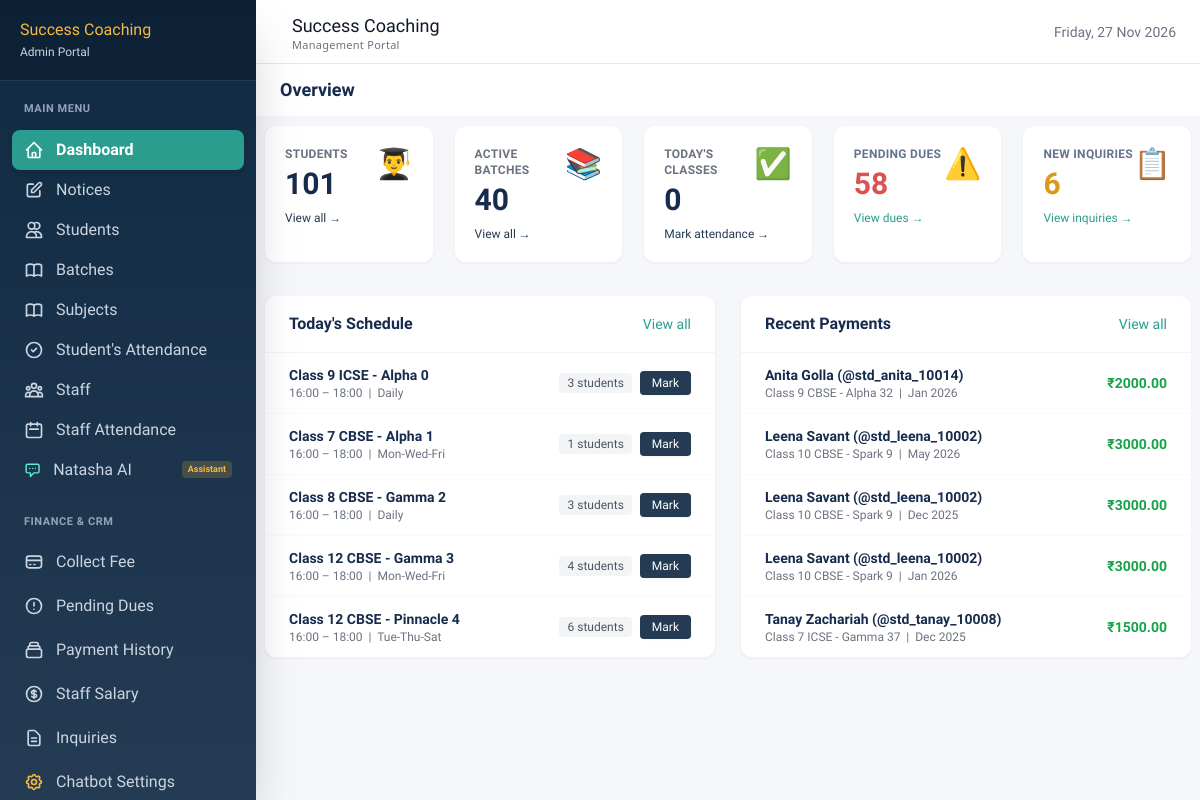
Page /dashboard/ (signed in) on the committed database.
### batches/models.py (models this page shows, shortened)
class Batch(models.Model):
    DAYS_CHOICES = [
        ('MWF', 'Mon-Wed-Fri'),
        ('TTS', 'Tue-Thu-Sat'),
        ('DAILY', 'Daily'),
        ('WEEKEND', 'Weekend'),
    ]
    TIME_SLOT_CHOICES = [
        ('morning', 'Morning (6AM–9AM)'),
        ('afternoon', 'Afternoon (12PM–3PM)'),
        ('evening', 'Evening (4PM–7PM)'),
    ]
    batch_name = models.CharField(max_length=100)
    batch_code = models.CharField(max_length=20, unique=True)
    class_level = models.CharField(max_length=5, choices=[(str(i), f'Class {i}') for i in range(5, 13)])
    board = models.CharField(max_length=10, choices=[('CBSE', 'CBSE'), ('ICSE', 'ICSE'), ('BOTH', 'Both')])
    subjects = models.ManyToManyField(Subject, blank=True)
    teacher = models.ForeignKey('staff.Staff', on_delete=models.SET_NULL, null=True)
    students = models.ManyToManyField('students.Student', blank=True, related_name='batches')
    days = models.CharField(max_length=20, choices=DAYS_CHOICES)
    time_slot = models.CharField(max_length=20, choices=TIME_SLOT_CHOICES)
    start_time = models.TimeField()
    end_time = models.TimeField()
    start_date = models.DateField()
    max_students = models.IntegerField(default=30)
    is_active = models.BooleanField(default=True)
    room_number = models.CharField(max_length=20, blank=True)
    monthly_fee = models.DecimalField(max_digits=8, decimal_places=2)
    @property
    def current_strength(self):
        return self.students.filter(is_active=True).count()

### payments/models.py (models this page shows, shortened)
class Payment(models.Model):
    STATUS_CHOICES = [
        ('paid', 'Paid'),
        ('pending', 'Pending'),
        ('partial', 'Partial'),
        ('waived', 'Waived'),
    ]
    MODE_CHOICES = [
        ('cash', 'Cash'),
        ('upi', 'UPI'),
        ('bank_transfer', 'Bank Transfer'),
        ('cheque', 'Cheque'),
    ]
    student = models.ForeignKey('students.Student', on_delete=models.CASCADE, related_name='payments')
    batch = models.ForeignKey('batches.Batch', on_delete=models.CASCADE)
    month = models.DateField()
    amount_due = models.DecimalField(max_digits=8, decimal_places=2)
    amount_paid = models.DecimalField(max_digits=8, decimal_places=2, default=0)
    status = models.CharField(max_length=10, choices=STATUS_CHOICES, default='pending')
    payment_mode = models.CharField(max_length=20, choices=MODE_CHOICES, blank=True)
    payment_date = models.DateField(null=True, blank=True)
    receipt_number = models.CharField(max_length=50, unique=True, null=True, blank=True)
    collected_by = models.ForeignKey(settings.AUTH_USER_MODEL, on_delete=models.SET_NULL, null=True)
    remarks = models.TextField(blank=True)
    class Meta:
        unique_together = ('student', 'batch', 'month')

### students/models.py (models this page shows, shortened)
class Student(models.Model):
    BOARD_CHOICES = [('CBSE', 'CBSE'), ('ICSE', 'ICSE')]
    CLASS_CHOICES = [(str(i), f'Class {i}') for i in range(5, 13)]
    user = models.OneToOneField(settings.AUTH_USER_MODEL, on_delete=models.CASCADE)
    student_id = models.CharField(max_length=20, unique=True)
    date_of_birth = models.DateField()
    board = models.CharField(max_length=10, choices=BOARD_CHOICES)
    current_class = models.CharField(max_length=5, choices=CLASS_CHOICES)
    school_name = models.CharField(max_length=200)
    parent_name = models.CharField(max_length=100)
    parent_phone = models.CharField(max_length=15)
    parent_email = models.EmailField(blank=True)
    address = models.TextField()
    admission_date = models.DateField(auto_now_add=True)
    is_active = models.BooleanField(default=True)
    photo = models.ImageField(upload_to='students/', blank=True, null=True)

### accounts/models.py (models this page shows)
class User(AbstractUser):
    ROLE_CHOICES = [('admin', 'Admin'), ('staff', 'Staff'), ('student', 'Student')]
    role = models.CharField(max_length=20, choices=ROLE_CHOICES, default='student')
    phone = models.CharField(max_length=15, blank=True)
    profile_photo = models.ImageField(upload_to='profiles/', blank=True, null=True)
    created_at = models.DateTimeField(auto_now_add=True)

### core/views.py (the view, shortened to what this page needs)
# urls.py: path('dashboard/', views.dashboard_home, name='dashboard_home'),
@staff_or_admin_required
def dashboard_home(request):
    today = timezone.now().date()
    user = request.user
    if user.role == 'admin':
        context = {
            'is_admin': True,
            'total_students':  Student.objects.filter(is_active=True).count(),
            'total_batches':   Batch.objects.filter(is_active=True).count(),
            'today_sessions':  AttendanceSession.objects.filter(date=today).count(),
            'pending_dues':    Payment.objects.filter(status='pending').count(),
            'new_inquiries':   Inquiry.objects.filter(is_followed_up=False).count(),
            'todays_batches':  Batch.objects.filter(is_active=True)[:5],
            'recent_payments': Payment.objects.select_related('student__user', 'batch').order_by('-payment_date')[:5],
            'today': today,
        }
    return render(request, 'dashboard/home.html', context)

### templates/dashboard/home.html (shortened to what this page needs)
{% extends base_template %}
{% block content %}
{% if is_admin %}
<div class="grid grid-cols-2 lg:grid-cols-5 gap-5 mb-8">
    <a href="{% url 'student_list' %}" class="bg-white rounded-xl p-5 shadow-sm border border-gray-100 hover:shadow-md hover:-translate-y-0.5 transition-all group">
        <div class="flex justify-between items-start">
            <div>
                <p class="text-xs text-gray-500 font-semibold uppercase tracking-wide">Students</p>
                <p class="text-3xl font-bold text-dark mt-1">{{ total_students }}</p>
            </div>
            <span class="text-3xl">👨‍🎓</span>
        </div>
        <p class="text-xs text-primary mt-2 group-hover:underline">View all →</p>
    </a>
    <a href="{% url 'batch_list' %}" class="bg-white rounded-xl p-5 shadow-sm border border-gray-100 hover:shadow-md hover:-translate-y-0.5 transition-all group">
        <div class="flex justify-between items-start">
            <div>
                <p class="text-xs text-gray-500 font-semibold uppercase tracking-wide">Active Batches</p>
                <p class="text-3xl font-bold text-dark mt-1">{{ total_batches }}</p>
            </div>
            <span class="text-3xl">📚</span>
        </div>
        <p class="text-xs text-primary mt-2 group-hover:underline">View all →</p>
    </a>
    <a href="{% url 'attendance_reports' %}" class="bg-white rounded-xl p-5 shadow-sm border border-gray-100 hover:shadow-md hover:-translate-y-0.5 transition-all group">
        <div class="flex justify-between items-start">
            <div>
                <p class="text-xs text-gray-500 font-semibold uppercase tracking-wide">Today's Classes</p>
                <p class="text-3xl font-bold text-dark mt-1">{{ today_sessions }}</p>
            </div>
            <span class="text-3xl">✅</span>
        </div>
        <p class="text-xs text-primary mt-2 group-hover:underline">Mark attendance →</p>
    </a>
    <a href="{% url 'dues_report' %}" class="bg-white rounded-xl p-5 shadow-sm border border-gray-100 hover:shadow-md hover:-translate-y-0.5 transition-all group">
        <div class="flex justify-between items-start">
            <div>
                <p class="text-xs text-muted font-semibold uppercase tracking-wide">Pending Dues</p>
                <p class="text-3xl font-bold {% if pending_dues > 0 %}text-[#DC5252]{% else %}text-dark{% endif %} mt-1">{{ pending_dues }}</p>
            </div>
            <span class="text-3xl">⚠️</span>
        </div>
        <p class="text-xs text-secondary mt-2 group-hover:underline">View dues →</p>
    </a>
    <a href="{% url 'inquiry_list' %}" class="bg-white rounded-xl p-5 shadow-sm border border-gray-100 hover:shadow-md hover:-translate-y-0.5 transition-all group">
        <div class="flex justify-between items-start">
            <div>
                <p class="text-xs text-muted font-semibold uppercase tracking-wide">New Inquiries</p>
                <p class="text-3xl font-bold {% if new_inquiries > 0 %}text-[#D99A19]{% else %}text-dark{% endif %} mt-1">{{ new_inquiries }}</p>
            </div>
            <span class="text-3xl">📋</span>
        </div>
        <p class="text-xs text-secondary mt-2 group-hover:underline">View inquiries →</p>
    </a>
</div>
<div class="grid grid-cols-1 lg:grid-cols-2 gap-6">
    <div class="bg-white rounded-xl shadow-sm border border-gray-100 overflow-hidden">
        <div class="flex justify-between items-center px-6 py-4 border-b border-gray-100">
            <h2 class="font-bold text-dark">Today's Schedule</h2>
            <a href="{% url 'batch_list' %}" class="text-secondary text-sm font-medium hover:underline">View all</a>
        </div>
        <div class="divide-y divide-gray-50">
            {% for batch in todays_batches %}
            <div class="px-6 py-3 flex items-center justify-between hover:bg-gray-50 transition">
                <div>
                    <p class="font-semibold text-dark text-sm">{{ batch.batch_name }}</p>
                    <p class="text-xs text-gray-500">{{ batch.start_time|time:"H:i" }} – {{ batch.end_time|time:"H:i" }} &nbsp;|&nbsp; {{ batch.get_days_display }}</p>
                </div>
                <div class="flex items-center gap-2">
                    <span class="text-xs bg-gray-100 text-gray-600 px-2 py-0.5 rounded">{{ batch.current_strength }} students</span>
                    <a href="{% url 'mark_attendance' batch.pk %}" class="text-xs bg-primary text-white px-3 py-1 rounded hover:bg-[#102A43] transition font-medium shadow-sm">Mark</a>
                </div>
            </div>
            {% empty %}
            <div class="px-6 py-8 text-center text-gray-400 text-sm">No batches created yet. <a href="{% url 'batch_add' %}" class="text-secondary hover:underline">Add a batch →</a></div>
            {% endfor %}
        </div>
    </div>
    <div class="bg-white rounded-xl shadow-sm border border-gray-100 overflow-hidden">
        <div class="flex justify-between items-center px-6 py-4 border-b border-gray-100">
            <h2 class="font-bold text-dark">Recent Payments</h2>
            <a href="{% url 'payment_history' %}" class="text-secondary text-sm font-medium hover:underline">View all</a>
        </div>
        <div class="divide-y divide-gray-50">
            {% for payment in recent_payments %}
            <div class="px-6 py-3 flex items-center justify-between hover:bg-gray-50 transition">
                <div>
                    <p class="font-semibold text-dark text-sm">{{ payment.student.user.get_full_name }} (@{{ payment.student.user.username }})</p>
                    <p class="text-xs text-gray-500">{{ payment.batch.batch_name }} &nbsp;|&nbsp; {{ payment.month|date:"M Y" }}</p>
                </div>
                <span class="text-sm font-bold text-[#16A34A]">₹{{ payment.amount_paid }}</span>
            </div>
            {% empty %}
            <div class="px-6 py-8 text-center text-gray-400 text-sm">No payments recorded yet. <a href="{% url 'collect_fee' %}" class="text-secondary hover:underline">Collect a fee →</a></div>
            {% endfor %}
        </div>
    </div>
</div>
{% endif %}
{% endblock %}

### rows in the picture
Batch: batch_name "Class 9 ICSE - Alpha 0", start_time "16:00", end_time "18:00", days "Daily", current_strength "3"
Batch: batch_name "Class 7 CBSE - Alpha 1", start_time "16:00", end_time "18:00", days "Mon-Wed-Fri", current_strength "1"
Batch: batch_name "Class 8 CBSE - Gamma 2", start_time "16:00", end_time "18:00", days "Daily", current_strength "3"
Batch: batch_name "Class 12 CBSE - Gamma 3", start_time "16:00", end_time "18:00", days "Mon-Wed-Fri", current_strength "4"
Batch: batch_name "Class 12 CBSE - Pinnacle 4", start_time "16:00", end_time "18:00", days "Tue-Thu-Sat", current_strength "6"
Payment: student.user.get_full_name "Anita Golla", student.user.username "std_anita_10014", batch.batch_name "Class 9 CBSE - Alpha 32", month "Jan 2026", amount_paid "2000.00"
Payment: student.user.get_full_name "Leena Savant", student.user.username "std_leena_10002", batch.batch_name "Class 10 CBSE - Spark 9", month "May 2026", amount_paid "3000.00"
Payment: student.user.get_full_name "Leena Savant", student.user.username "std_leena_10002", batch.batch_name "Class 10 CBSE - Spark 9", month "Dec 2025", amount_paid "3000.00"
Payment: student.user.get_full_name "Leena Savant", student.user.username "std_leena_10002", batch.batch_name "Class 10 CBSE - Spark 9", month "Jan 2026", amount_paid "3000.00"
Payment: student.user.get_full_name "Tanay Zachariah", student.user.username "std_tanay_10008", batch.batch_name "Class 7 ICSE - Gamma 37", month "Dec 2025", amount_paid "1500.00"

### other values in the picture
{{ total_students }} "101"
{{ total_batches }} "40"
{{ today_sessions }} "0"
{{ pending_dues }} "58"
{{ new_inquiries }} "6"
